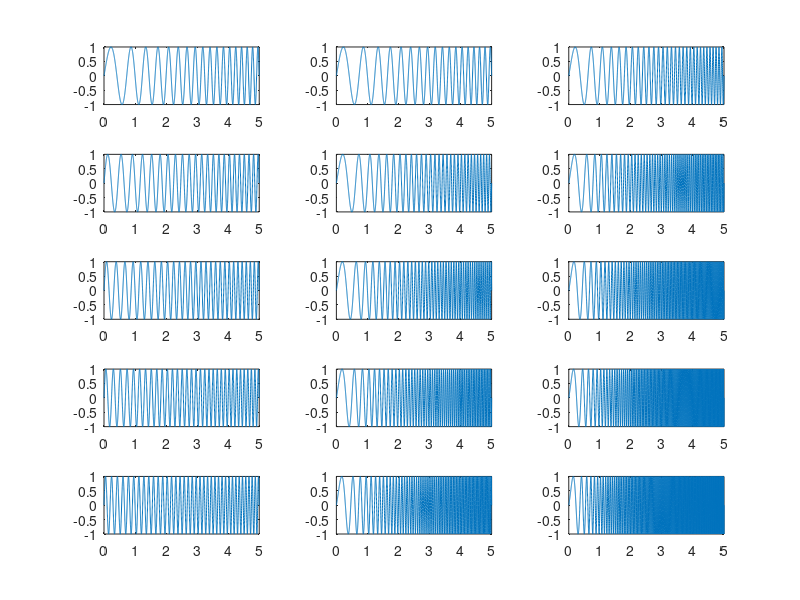

MATLAB code to generate this figure:
% students: Pavankumar Deshpande, Dmitrii Panichev, Paul Kropke, Daniel Biskup
1;

function [] = chirp(f, k)
  t=0:0.001:5
  y = sin(2*pi*(f*t + (k/2)*(t.^2)))
  plot(t, y);
end

for f = 1:5
  subplot(5,3,3*(f - 1) + 1);
  chirp(f, 1)
end

for k = 1:5
  subplot(5,3,3 * (k - 1) + 2);
  chirp(1, k)
end

subplot(5,3,3);
chirp(1, 2)
subplot(5,3,6);
chirp(1, 4)
subplot(5,3,9);
chirp(1, 6)
subplot(5,3,12);
chirp(1, 8)
subplot(5,3,15);
chirp(1, 10)

